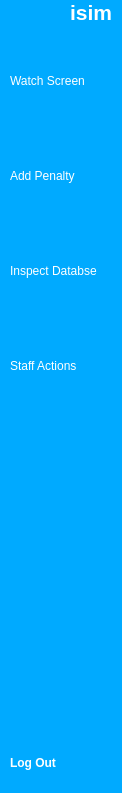
     <widget class="QWidget" name="widget_2" native="true">
      <property name="styleSheet">
       <string notr="true">QWidget{
	
	background-color: rgb(0, 170, 255);
}

QPushButton{
color:white;
text-align:left;
height:60px;
border:none;
border-top-left-radius:15px;
border-bottom-left-radius:15px;

border-top-right-radius:15px;
border-bottom-right-radius:15px;
}

QPushButton:checked{
	background-color: rgb(255, 255, 255);
	color: rgb(0, 170, 255);
	font-weight:bold;

}</string>
      </property>
      <layout class="QVBoxLayout" name="verticalLayout_4">
       <property name="sizeConstraint">
        <enum>QLayout::SetFixedSize</enum>
       </property>
       <property name="leftMargin">
        <number>10</number>
       </property>
       <property name="topMargin">
        <number>0</number>
       </property>
       <property name="rightMargin">
        <number>10</number>
       </property>
       <property name="bottomMargin">
        <number>0</number>
       </property>
       <item>
        <layout class="QHBoxLayout" name="horizontalLayout_2">
         <property name="leftMargin">
          <number>3</number>
         </property>
         <item>
          <widget class="QLabel" name="avatar_sidebar_opened">
           <property name="text">
            <string/>
           </property>
           <property name="pixmap">
            <pixmap resource="../../../../Desktop/project-gui/resources.qrc">:/Button_Icons/icons/avatar icon.png</pixmap>
           </property>
           <property name="scaledContents">
            <bool>true</bool>
           </property>
          </widget>
         </item>
         <item>
          <spacer name="horizontalSpacer_3">
           <property name="orientation">
            <enum>Qt::Horizontal</enum>
           </property>
           <property name="sizeHint" stdset="0">
            <size>
             <width>18</width>
             <height>18</height>
            </size>
           </property>
          </spacer>
         </item>
         <item>
          <widget class="QLabel" name="label_4">
           <property name="font">
            <font>
             <pointsize>16</pointsize>
             <bold>true</bold>
            </font>
           </property>
           <property name="styleSheet">
            <string notr="true">color: rgb(255, 255, 255);</string>
           </property>
           <property name="text">
            <string>isim</string>
           </property>
          </widget>
         </item>
        </layout>
       </item>
       <item>
        <layout class="QVBoxLayout" name="verticalLayout">
         <property name="spacing">
          <number>35</number>
         </property>
         <property name="topMargin">
          <number>20</number>
         </property>
         <property name="rightMargin">
          <number>0</number>
         </property>
         <item>
          <widget class="QPushButton" name="watc_screen_sidebar_opened">
           <property name="font">
            <font>
             <bold>false</bold>
            </font>
           </property>
           <property name="text">
            <string>Watch Screen        </string>
           </property>
           <property name="icon">
            <iconset resource="../../../../Desktop/project-gui/resources.qrc">
             <normaloff>:/Button_Icons/icons/camera white.png</normaloff>
             <normalon>:/Button_Icons/icons/camera icon.png</normalon>:/Button_Icons/icons/camera white.png</iconset>
           </property>
           <property name="iconSize">
            <size>
             <width>32</width>
             <height>32</height>
            </size>
           </property>
           <property name="checkable">
            <bool>true</bool>
           </property>
           <property name="autoExclusive">
            <bool>true</bool>
           </property>
          </widget>
         </item>
         <item>
          <widget class="QPushButton" name="add_penalty_sidebar_closed_2">
           <property name="font">
            <font>
             <bold>false</bold>
            </font>
           </property>
           <property name="text">
            <string>Add Penalty           </string>
           </property>
           <property name="icon">
            <iconset resource="../../../../Desktop/project-gui/resources.qrc">
             <normaloff>:/Button_Icons/icons/no! white.png</normaloff>
             <normalon>:/Button_Icons/icons/no! icon.png</normalon>:/Button_Icons/icons/no! white.png</iconset>
           </property>
           <property name="iconSize">
            <size>
             <width>28</width>
             <height>28</height>
            </size>
           </property>
           <property name="checkable">
            <bool>true</bool>
           </property>
           <property name="autoExclusive">
            <bool>true</bool>
           </property>
          </widget>
         </item>
         <item>
          <widget class="QPushButton" name="inspect_database_sidebar_closed_2">
           <property name="font">
            <font>
             <bold>false</bold>
            </font>
           </property>
           <property name="text">
            <string>Inspect Databse   </string>
           </property>
           <property name="icon">
            <iconset resource="../../../../Desktop/project-gui/resources.qrc">
             <normaloff>:/Button_Icons/icons/database white.png</normaloff>
             <normalon>:/Button_Icons/icons/adatabase icon.png</normalon>:/Button_Icons/icons/database white.png</iconset>
           </property>
           <property name="iconSize">
            <size>
             <width>35</width>
             <height>35</height>
            </size>
           </property>
           <property name="checkable">
            <bool>true</bool>
           </property>
           <property name="autoExclusive">
            <bool>true</bool>
           </property>
          </widget>
         </item>
         <item>
          <widget class="QPushButton" name="staff_operations_sidebar_opened">
           <property name="font">
            <font>
             <family>MS Shell Dlg 2</family>
             <bold>false</bold>
            </font>
           </property>
           <property name="text">
            <string>Staff Actions          </string>
           </property>
           <property name="icon">
            <iconset resource="../../../../Desktop/project-gui/resources.qrc">
             <normaloff>:/Button_Icons/icons/add user white.png</normaloff>
             <normalon>:/Button_Icons/icons/add user icon.png</normalon>:/Button_Icons/icons/add user white.png</iconset>
           </property>
           <property name="iconSize">
            <size>
             <width>38</width>
             <height>38</height>
            </size>
           </property>
           <property name="checkable">
            <bool>true</bool>
           </property>
           <property name="autoExclusive">
            <bool>true</bool>
           </property>
          </widget>
         </item>
        </layout>
       </item>
       <item>
        <spacer name="verticalSpacer_2">
         <property name="orientation">
          <enum>Qt::Vertical</enum>
         </property>
         <property name="sizeHint" stdset="0">
          <size>
           <width>20</width>
           <height>331</height>
          </size>
         </property>
        </spacer>
       </item>
       <item>
        <widget class="QPushButton" name="logout_sidebar_opened">
         <property name="font">
          <font>
           <bold>true</bold>
          </font>
         </property>
         <property name="text">
          <string>Log Out</string>
         </property>
         <property name="icon">
          <iconset>
           <normaloff>icons/log out white.png</normaloff>icons/log out white.png</iconset>
         </property>
         <property name="iconSize">
          <size>
           <width>40</width>
           <height>40</height>
          </size>
         </property>
        </widget>
       </item>
      </layout>
     </widget>
